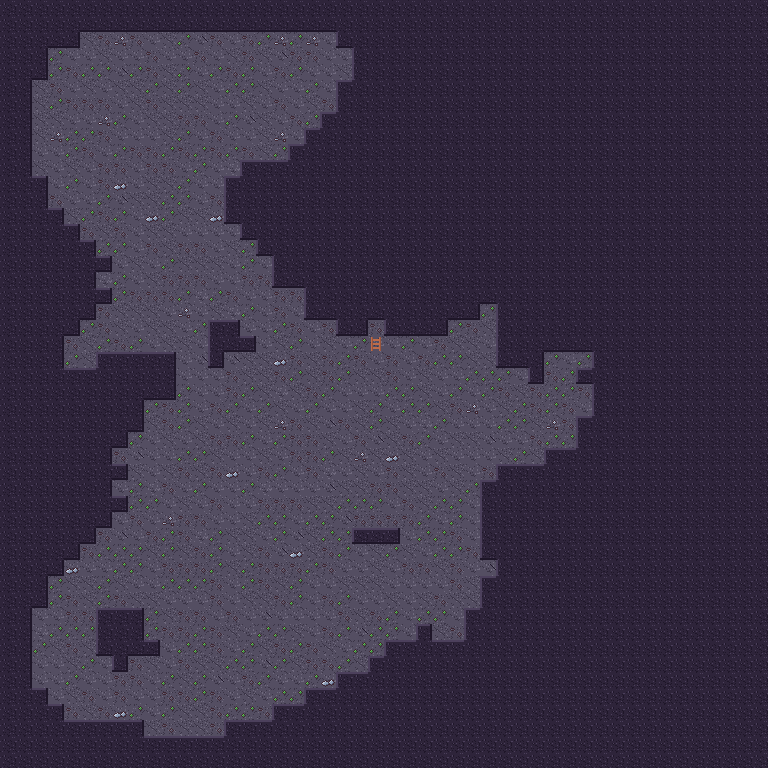

A 2D game scene composited from a Tiled map and its tileset images. What follows is a short description and the map's XML, with each tile layer's data collapsed to a summary:
An orthogonal 48x48 tile map with 16x16 px tiles, 3 tile layers (Back, Buildings, Front).

<map version="1.4" tiledversion="1.4.2" orientation="orthogonal" renderorder="right-down" compressionlevel="0" width="48" height="48" tilewidth="16" tileheight="16" infinite="0" nextlayerid="4" nextobjectid="1">
  <properties />
  <tileset firstgid="1" name="cave" tilewidth="16" tileheight="16" tilecount="48" columns="16">
    <image source="../cave.png" width="256" height="48" />
    <tile id="1">
      <properties>
        <property name="Passable" type="string" value="F" />
      </properties>
    </tile>
    <tile id="16">
      <properties>
        <property name="Passable" type="string" value="F" />
      </properties>
    </tile>
    <tile id="17">
      <properties>
        <property name="Passable" type="string" value="F" />
      </properties>
    </tile>
    <tile id="18">
      <properties>
        <property name="Passable" type="string" value="F" />
      </properties>
    </tile>
    <tile id="19">
      <properties>
        <property name="Passable" type="string" value="F" />
      </properties>
    </tile>
    <tile id="20">
      <properties>
        <property name="Passable" type="string" value="F" />
      </properties>
    </tile>
    <tile id="21">
      <properties>
        <property name="Passable" type="string" value="F" />
      </properties>
    </tile>
    <tile id="22">
      <properties>
        <property name="Passable" type="string" value="F" />
      </properties>
    </tile>
    <tile id="23">
      <properties>
        <property name="Passable" type="string" value="F" />
      </properties>
    </tile>
    <tile id="24">
      <properties>
        <property name="Passable" type="string" value="F" />
      </properties>
    </tile>
    <tile id="25">
      <properties>
        <property name="Passable" type="string" value="F" />
      </properties>
    </tile>
    <tile id="26">
      <properties>
        <property name="Passable" type="string" value="F" />
      </properties>
    </tile>
    <tile id="27">
      <properties>
        <property name="Passable" type="string" value="F" />
      </properties>
    </tile>
    <tile id="28">
      <properties>
        <property name="Passable" type="string" value="F" />
      </properties>
    </tile>
    <tile id="29">
      <properties>
        <property name="Passable" type="string" value="F" />
      </properties>
    </tile>
    <tile id="30">
      <properties>
        <property name="Passable" type="string" value="F" />
      </properties>
    </tile>
    <tile id="31">
      <properties>
        <property name="Passable" type="string" value="F" />
      </properties>
    </tile>
  </tileset>
  <layer id="1" name="Back" width="48" height="48" opacity="1" offsetx="0" offsety="0">
   <data>[2304 cells, 2304 non-empty, 9 distinct tile ids]</data>
  </layer>
  <layer id="2" name="Buildings" width="48" height="48" opacity="1" offsetx="0" offsety="0">
   <data>[2304 cells, 1467 non-empty, 14 distinct tile ids]</data>
  </layer>
  <layer id="3" name="Front" width="48" height="48" opacity="1" offsetx="0" offsety="0">
   <data>[2304 cells, 0 non-empty, 0 distinct tile ids]</data>
  </layer>
</map>
